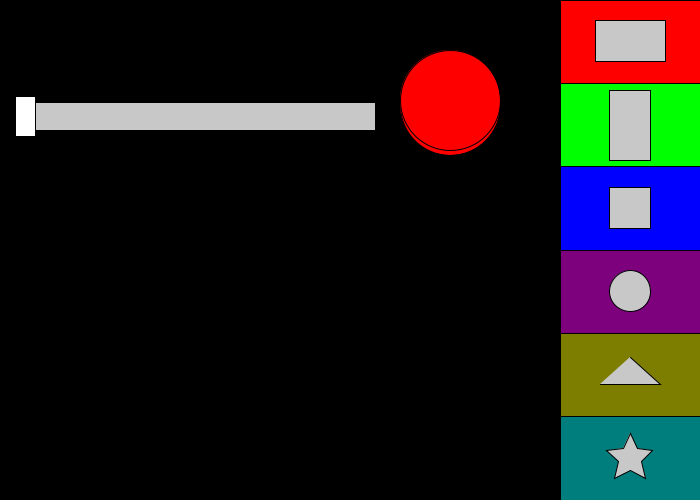
Frame 1 (no input)
Frame 60 (the mouse pressed at the canvas centre just before this capture): identical to frame 1, image omitted
Frame 120 (the mouse held since frame 60 and released just before this capture): identical to frame 1, image omitted

The Processing sketch that drew this single still picture (run headless with seeded random() and noise(); from frame 60 on, the mouse is pressed at the canvas centre):

// Processing sketch: constructor
// ── constructor.pde
int XC = 0;
int YC = 0;


void setup(){
  
  size(700,500);
  background(0);
  
  fill(255,0,0);
  rect(width-width/5,0,width,height/6);
  fill(0,255,0);
  rect(width-width/5,height/6,width,height/3);
  fill(0,0,255);
  rect(width-width/5,height/3,width,height/2);
  fill(125,0,125);
  rect(width-width/5,height/2,width,4*height/6);
  fill(125,125,0);
  rect(width-width/5,4*height/6,width,5*height/6);
  fill(0,125,125);
  rect(width-width/5,5*height/6,width,height);
  
  fill(200);
  rectMode(CENTER);
  rect(width-width/10,height/12,width/10,height/12);
  fill(200);
  rectMode(CENTER);
  rect(width-width/10,3*height/12,height/12,width/10);
  fill(200);
  rectMode(CENTER);
  rect(width-width/10,5*height/12,height/12,height/12);
  fill(200);
  ellipseMode(CENTER);
  ellipse(width-width/10,7*height/12,height/12,height/12);
  fill(200);
  beginShape();
  vertex(width-30-width/10,9+9*height/12);
  vertex(width+30-width/10,9+9*height/12);
  vertex(width-width/10,-18+9*height/12);
  endShape();
  fill(200);
  beginShape();
  vertex(width-width/10, -25+11*height/12);
  vertex(7+width-width/10, -10+11*height/12);
  vertex(22.5+width-width/10, -7.5+11*height/12);
  vertex(11.5+width-width/10, 3.5+11*height/12);
  vertex(15.5+width-width/10, 20+11*height/12);
  vertex(width-width/10, 12.5+11*height/12);
  vertex(-15.5+width-width/10, 20+11*height/12);
  vertex(-11.5+width-width/10, 3.5+11*height/12);
  vertex(-23.5+width-width/10, -7.5+11*height/12);
  vertex(-7+width-width/10, -10+11*height/12);
  endShape(CLOSE);
    
  fill(255,0,0);
  ellipseMode(CENTER);
  ellipse(width-2.5*width/7,5+width/7,width/7,width/7);
  fill(255,0,0);
  ellipseMode(CENTER);
  ellipse(width-2.5*width/7,width/7,width/7,width/7);
  fill(200);
  rect(25+width/4,width/6,width/2,width/25);
  
}

void draw(){
  fill(255);
  rectMode(CENTER);
  rect(XC+25,width/6,20,40);
  
}
